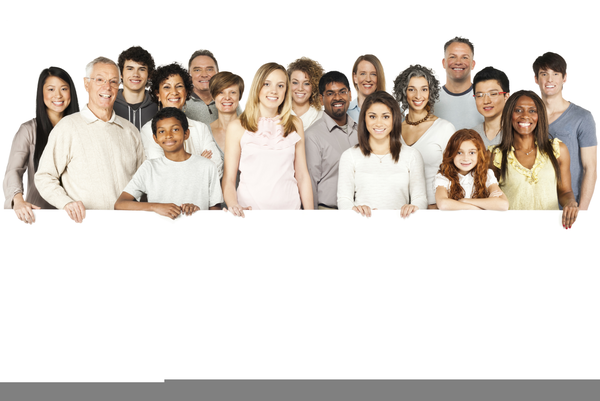
#> input picture PrivacyProtection - Image processing with skimage/data/group_of_people.png, 600 x 401 px
$ jupyter execute 'Privacy Protection Image Processing with Scikit-Image.ipynb'   (older library calls are emulated)
#> lines starting #> are read from the running program, lines starting #| are printed output that depends on the picture; after the words box and inside, x2 and y2 are one past the last pixel; in counts of white or black regions, pixels touching at a corner belong together
[cell 1]
# import all the libraries for image processing
import pandas as pd
import matplotlib.pyplot as plt
import numpy as np
from PIL import Image
from skimage import data
from skimage.feature import Cascade
from skimage.filters import gaussian

[cell 2]
# read the jpg image with PILLOW
image = Image.open('data/group_of_people.png')
#> image is the input picture: PIL image 600x401 RGB; mean R, G, B 224.5, 218.3, 212.5
# convert PIL image to numpy array
image = np.array(image)
# change the dtype to float
image = image.astype(float)
#> image: shape (401, 600, 3) float64
# show the image with matplotlib
plt.imshow(image.astype('uint8'))

we need to first identify all the faces in the picture after that we want to burr the faces out

[cell 3]
# load pre-trained the frontal face detection trained file from skimage
trained_file = data.lbp_frontal_face_cascade_filename()

# initialize the detector cascade
detector = Cascade(trained_file)

# detect the faces
detected = detector.detect_multi_scale(img = image,
                                      scale_factor=1.05,
                                      step_ratio=0.6,
                                      min_size=(30, 30),
                                      max_size=(50, 50))
#> detected = 18 items

[cell 4]
# make a function that allow us to extract the face from the image

def getFace(d):
    '''
    Extract the detected face retangle from the image using the coorindates detected
    '''
    # get the x and y coorindates from detected
    x, y = d['r'], d['c']

    # get the width and height of the face retangle
    width, height = d['r'] + d['width'], d['c'] + d['height']

    # extract the detected face
    face = image[x:width, y:height]

    return face

# make a function to merge all the burried faces back to the image

def mergeBlurryFace(original, gaussian_face):
    # locate the x and y starting axies of the face rectangle
    x, y = d['r'], d['c']

    # get the width and height of the face retangle from detected
    width, height = d['r'] + d['width'], d['c'] + d['height']

    original[x:width, y:height] = gaussian_face


    return original

[cell 5]
for d in detected:
        face = getFace(d)

        gaussian_face = gaussian(face, multichannel=True, sigma=6)

        image = mergeBlurryFace(image, gaussian_face)
#> this loop made 18 passes
#> d on passes 1 to 10: {'r': 45, 'c': 443, 'width': 34, 'height': 34}, {'r': 57, 'c': 119, 'width': 33, 'height': 33}, {'r': 57, 'c': 187, 'width': 34, 'height': 34}, {'r': 61, 'c': 352, 'width': 33, 'height': 33}, {'r': 63, 'c': 535, 'width': 32, 'height': 32}, {'r': 71, 'c': 285, 'width': 32, 'height': 32}, {'r': 72, 'c': 257, 'width': 35, 'height': 35}, {'r': 74, 'c': 155, 'width': 36, 'height': 36}, {'r': 77, 'c': 402, 'width': 34, 'height': 34}, {'r': 77, 'c': 40, 'width': 35, 'height': 35}
#> pass 1, in getFace, `face = image[x:width, y:height]`:
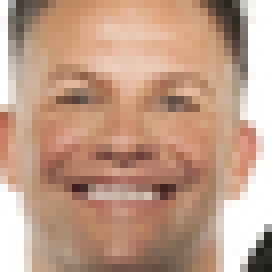
#> face: shape (34, 34, 3) float64 (shown 8 times larger); mean R, G, B 193.1, 157.8, 137
#> pass 1, `gaussian_face = gaussian(face, multichannel=True, sigma=6)`:
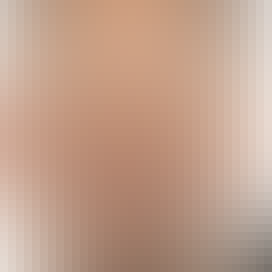
#> gaussian_face: shape (34, 34, 3) float64 (shown 8 times larger); mean R, G, B 193.8, 160.6, 141.4
#> pass 1, `image = mergeBlurryFace(image, gaussian_face)`:
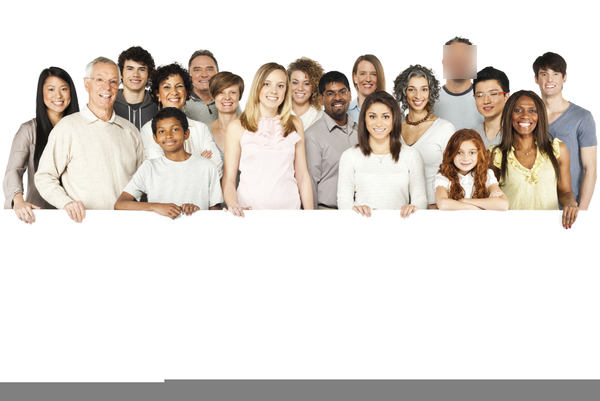
#> image: shape (401, 600, 3) float64; mean R, G, B 224.5, 218.3, 212.6
#> pass 2, in getFace (call 2), `face = image[x:width, y:height]`:
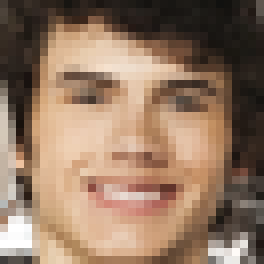
#> face: shape (33, 33, 3) float64 (shown 8 times larger); mean R, G, B 146.5, 119.5, 98.6
#> after the loop:
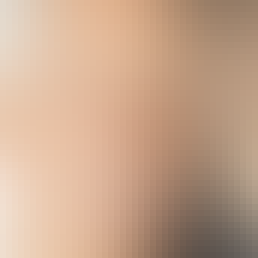
#> face: shape (43, 43, 3) float64 (shown 6 times larger); mean R, G, B 199.6, 166.7, 142.1
#> after the loop:
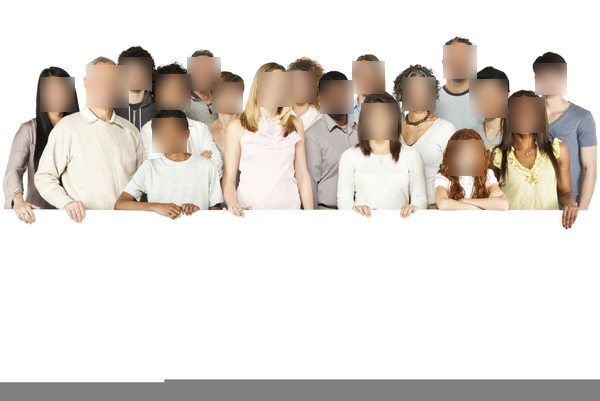
#> image: shape (401, 600, 3) float64; 8.44% of pixels changed, all inside (x1, y1, x2, y2) = (40, 57, 567, 176)

[cell 6]
plt.imshow(image.astype('uint8'))
